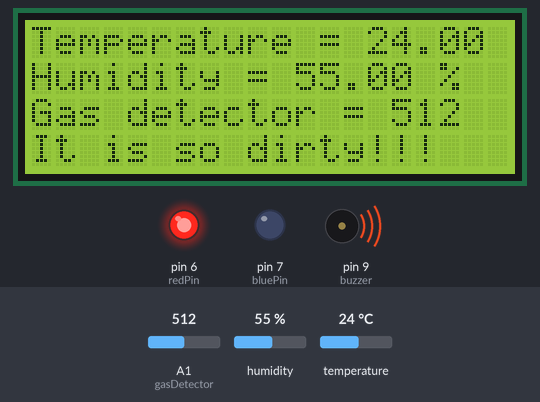
The sketch below on a simulated Arduino Uno, built with avr-gcc and run on an emulated ATmega328P. Parts: 20×4 character LCD, output pins drawn as LEDs (lit = HIGH), buzzer (waves = sounding). Inputs (shaded band) come from the test bench; at power-on: A1 (gasDetector) = 512, humidity 55 %, temperature 24 °C. What the sketch prints to the serial monitor is not drawn.

Above: at 1.2 s.
1.3 s: A1 (gasDetector) set to 162
At 2.6 s:
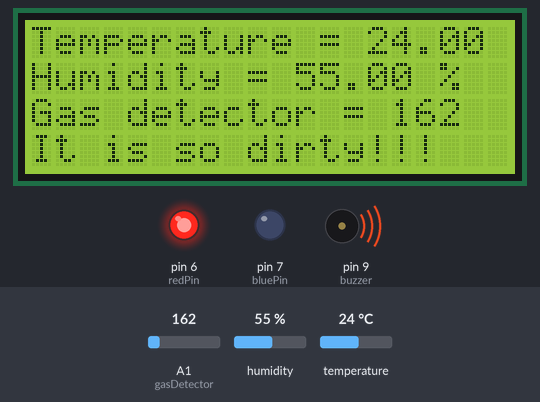
3.3 s: A1 (gasDetector) set to 139
At 4.7 s:
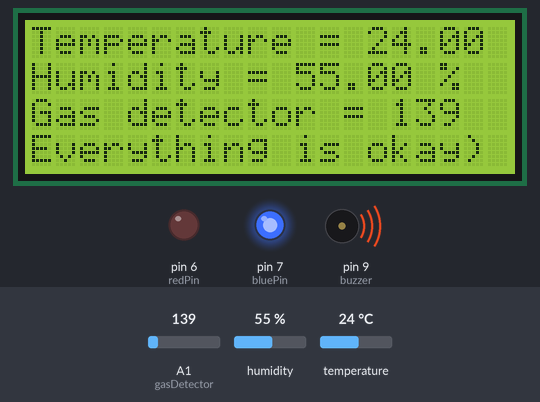
5.0 s: A1 (gasDetector) set to 160
At 6.0 s:
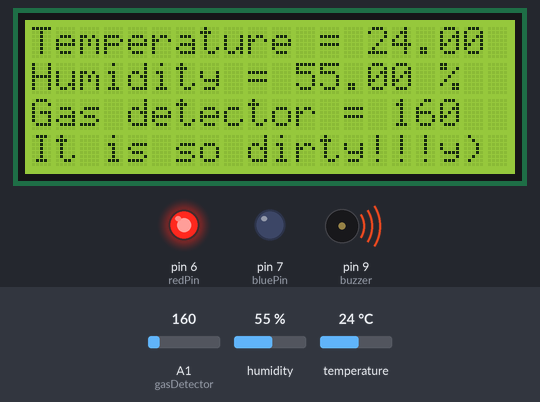
6.8 s: humidity set to 22 %
At 8.2 s:
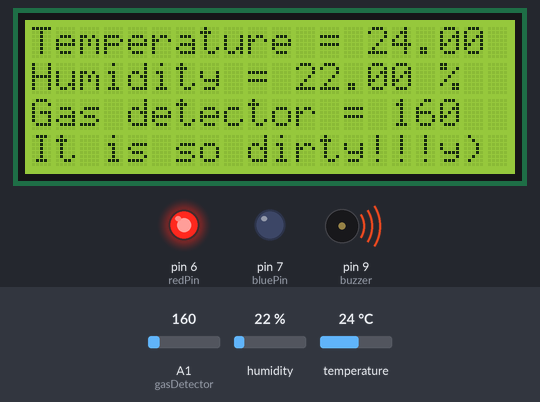
8.5 s: temperature set to 12 °C
At 10.0 s:
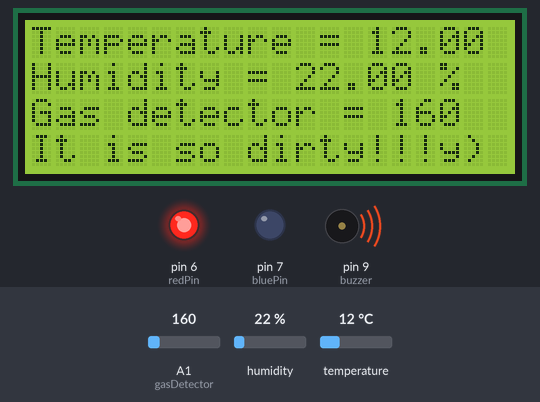
15.0 s: humidity set to 40 %
At 17.4 s:
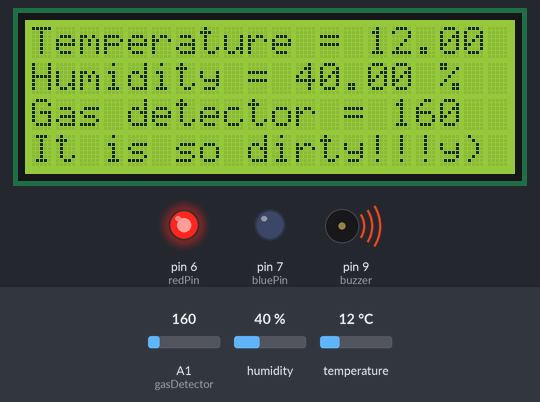
Timing chart, 0 to 18.7 s (numbered marks = the images above; inputs shaded):
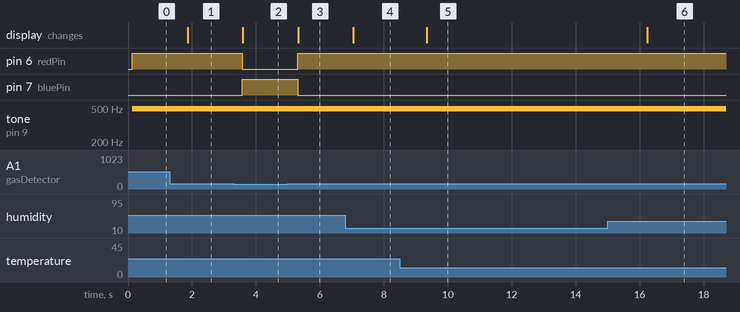

The sketch:

gasSmokeDetectorBuzzerLeds.ino
```cpp
#include <DHT.h>
#include <Wire.h>
#include <LiquidCrystal_I2C.h>

LiquidCrystal_I2C lcd(0x27, 20, 4);

#define DHTPIN 5
#define DHTTYPE 22

DHT dht(DHTPIN, DHTTYPE);

int buzzer = 9;
int bluePin = 7;
int redPin = 6;
int gasDetector = A1;
float temperature, humidity;

void setup() {
  Serial.begin(9600);
  dht.begin();
  Wire.begin();
  lcd.init();
  lcd.backlight();

  pinMode(gasDetector, INPUT);
  pinMode(buzzer, OUTPUT);
  pinMode(redPin, OUTPUT);
  pinMode(bluePin, OUTPUT);
}

void loop() {
  temperature = dht.readTemperature();
  humidity = dht.readHumidity();
  int value = analogRead(gasDetector);

  Serial.print("Temperature = ");
  Serial.print(temperature);
  Serial.print(" C,  ");

  lcd.setCursor(0, 0);
  lcd.print("Temperature = ");
  lcd.print(temperature);
  lcd.print(" C");

  Serial.print("Humidity = ");
  Serial.print(humidity);
  Serial.print(" %,  ");

  lcd.setCursor(0, 1);
  lcd.print("Humidity = ");
  lcd.print(humidity);
  lcd.print(" %");

  Serial.print("Gas detector = ");

  lcd.setCursor(0, 2);
  lcd.print("Gas detector = ");
  lcd.print(value);

  if(value > 150) {
    digitalWrite(redPin, HIGH);
    analogWrite(buzzer, 100);
    digitalWrite(bluePin, LOW);

    Serial.println("It is so dirty!!!");

    lcd.setCursor(0, 3);
    lcd.print("It is so dirty!!!");
  }
  else {
    digitalWrite(bluePin, HIGH);
    digitalWrite(redPin, LOW);
    digitalWrite(buzzer, LOW);

    Serial.println(value);

    lcd.setCursor(0, 3);
    lcd.print("Everything is okay)");
  }

  delay(500);
}
```

Measured:
- the behaviour switches between 151 and 150 on A1 (gasDetector) (found by bisection; images 1 and 2)
- after the input at 1.3 s, the display: changes after 0.56 s (image 1)
- after the input at 3.3 s, pin 6 (redPin): HIGH → LOW after 0.27 s; pin 7 (bluePin): LOW → HIGH after 0.27 s; the display: changes after 0.29 s (image 2)
- after the input at 5.0 s, pin 6 (redPin): LOW → HIGH after 0.30 s; pin 7 (bluePin): HIGH → LOW after 0.30 s; the display: changes after 0.32 s (image 3)
- after the input at 6.8 s, the display: changes after 0.24 s (image 4)
- after the input at 8.5 s, the display: changes after 0.84 s (image 5)
- after the input at 15.0 s, the display: changes after 1.2 s (image 6)
